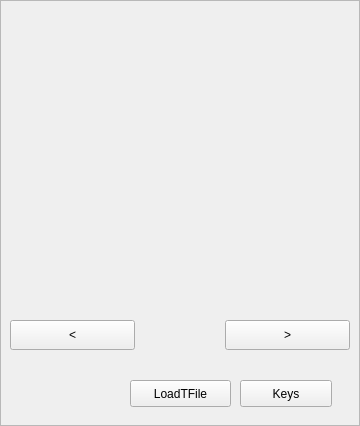
<?xml version="1.0" encoding="UTF-8"?>
<ui version="4.0">
 <class>myframe</class>
 <widget class="QFrame" name="myframe">
  <property name="geometry">
   <rect>
    <x>0</x>
    <y>0</y>
    <width>360</width>
    <height>426</height>
   </rect>
  </property>
  <property name="windowTitle">
   <string>Histogram Viewer</string>
  </property>
  <property name="frameShape">
   <enum>QFrame::StyledPanel</enum>
  </property>
  <property name="frameShadow">
   <enum>QFrame::Raised</enum>
  </property>
  <widget class="QPushButton" name="Forward">
   <property name="geometry">
    <rect>
     <x>225</x>
     <y>320</y>
     <width>125</width>
     <height>30</height>
    </rect>
   </property>
   <property name="text">
    <string>&gt;</string>
   </property>
  </widget>
  <widget class="QPushButton" name="Back">
   <property name="geometry">
    <rect>
     <x>10</x>
     <y>320</y>
     <width>125</width>
     <height>30</height>
    </rect>
   </property>
   <property name="text">
    <string>&lt;</string>
   </property>
  </widget>
  <widget class="QRootCanvas" name="widget" native="true">
   <property name="geometry">
    <rect>
     <x>30</x>
     <y>20</y>
     <width>300</width>
     <height>280</height>
    </rect>
   </property>
  </widget>
  <widget class="QPushButton" name="LoadBtn">
   <property name="geometry">
    <rect>
     <x>130</x>
     <y>380</y>
     <width>101</width>
     <height>27</height>
    </rect>
   </property>
   <property name="text">
    <string>LoadTFile</string>
   </property>
  </widget>
  <widget class="QPushButton" name="KeyBtn">
   <property name="geometry">
    <rect>
     <x>240</x>
     <y>380</y>
     <width>92</width>
     <height>27</height>
    </rect>
   </property>
   <property name="text">
    <string>Keys</string>
   </property>
  </widget>
 </widget>
 <customwidgets>
  <customwidget>
   <class>QRootCanvas</class>
   <extends>QWidget</extends>
   <header>QRootCanvas.h</header>
   <container>1</container>
  </customwidget>
 </customwidgets>
 <resources>
  <include location="resource.qrc"/>
 </resources>
 <connections/>
</ui>
